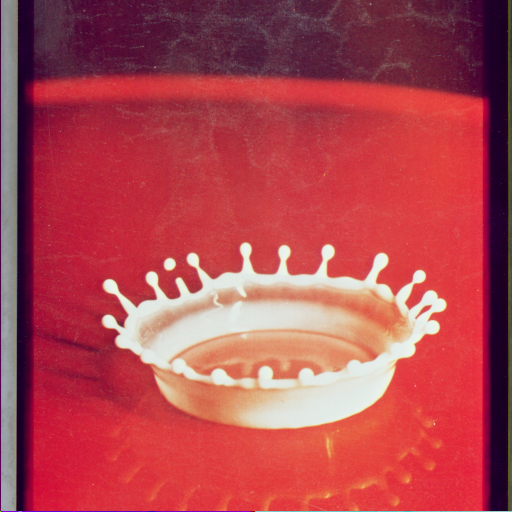
%> input picture 4.2.01.tiff, 512 x 512 px
$ octave Q8_2.m   (GNU Octave 9; MATLAB toolbox functions it lacks are replaced by stand-ins)
%> lines starting %> are read from the running program, lines starting %| are printed output that depends on the picture
clc; clear all; close all;
filename1 = '4.2.01.tiff';

%% image read and double precision
RGB = imread(filename1);
%> RGB is the input picture: size 512x512x3 uint8; mean R, G, B 176.3, 70.5, 79.9
% RGB = im2double(RGB);
[row coln]= size(RGB);
%> row = 512; coln = 1536

%% split RGB channels
YCbCr = rgb2ycbcr(RGB);
%> YCbCr: size 512x512x3 uint8; mean of channels 1, 2, 3 104.6, 116.5, 173.8
Y = YCbCr(:,:,1);
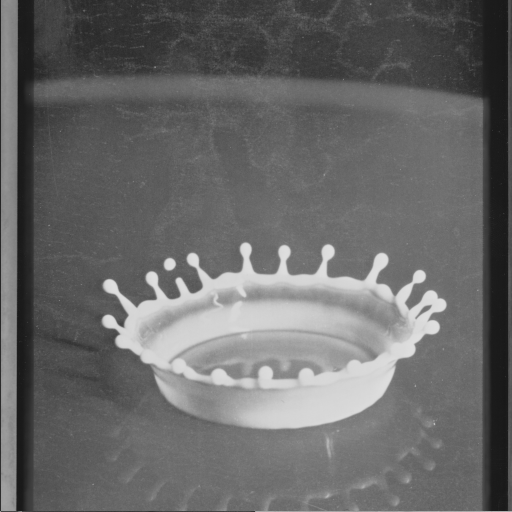
%> Y: size 512x512 uint8; min 24, max 224, mean 104.6
Cb = YCbCr(:,:,2);
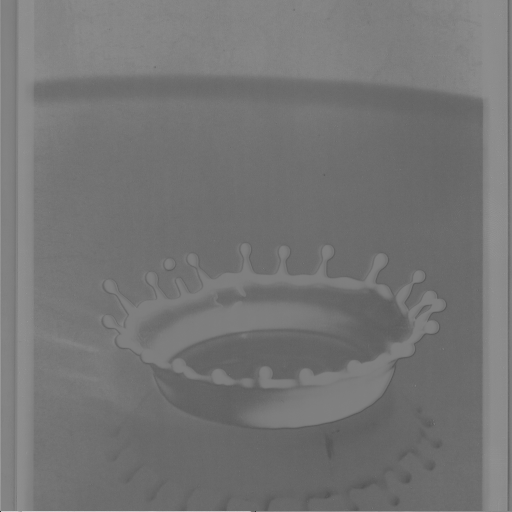
%> Cb: size 512x512 uint8; min 52, max 210, mean 116.5
Cr = YCbCr(:,:,3);
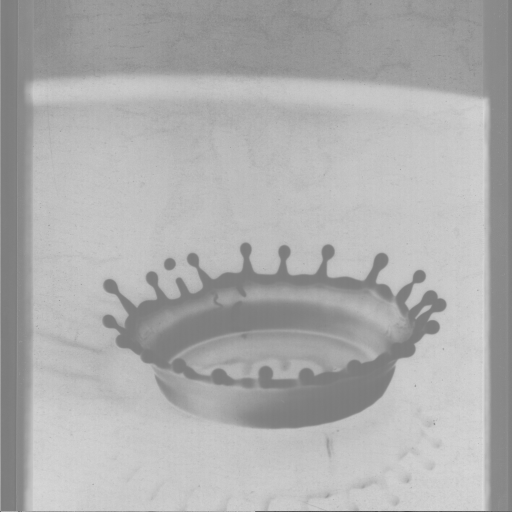
%> Cr: size 512x512 uint8; min 63, max 219, mean 173.8

%% down-sampling, converts 512 to 256 by smoothing filtering
% Eyes not sensitive to color can downsample by factor 2
h1 = [1 1; 1 1]/4;
Cb = imfilter (YCbCr(:,:,2), h1);
Cr = imfilter (YCbCr(:,:,3), h1);

% start pos 2, in jumps of 2, num rows and do same for col
Cb = Cb(2:2:size(Cb,1), 2:2:size(Cb,2));
%> Cb: size 256x256 uint8
Cr = Cr(2:2:size(Cr,1), 2:2:size(Cr,2));
%> Cr: size 256x256 uint8

%% partitioned into 8x8 transformation matrix
T = dctmtx(8);
dct = @(block_struct) T * block_struct.data * T';

% forward dct

q_max = 255;
%> (the run ends here)

$ run again, with 4.2.03.tiff copied over 4.2.01.tiff
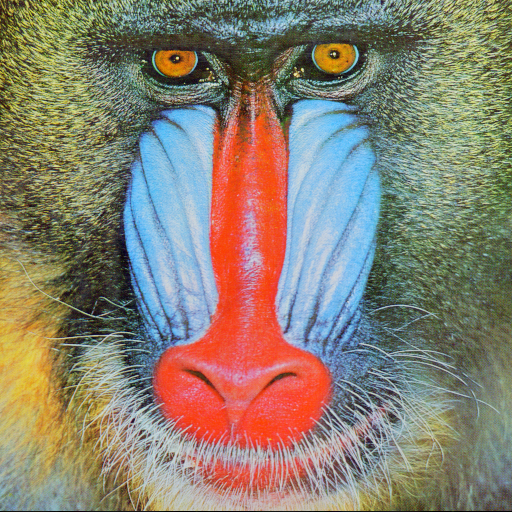
%> input picture 4.2.03.tiff, 512 x 512 px
%> RGB is the input picture: size 512x512x3 uint8; mean R, G, B 137.4, 128.9, 113.1
%> YCbCr: size 512x512x3 uint8; mean of channels 1, 2, 3 127.3, 119.8, 132.9
%> `Y = YCbCr(:,:,1);`:
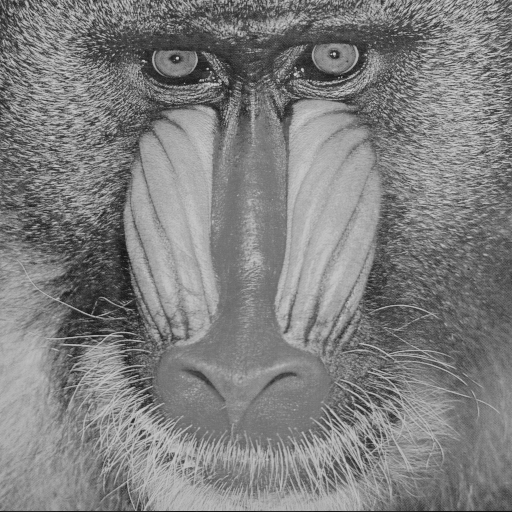
%> Y: size 512x512 uint8; min 16, max 214, mean 127.3
%> `Cr = YCbCr(:,:,3);`:
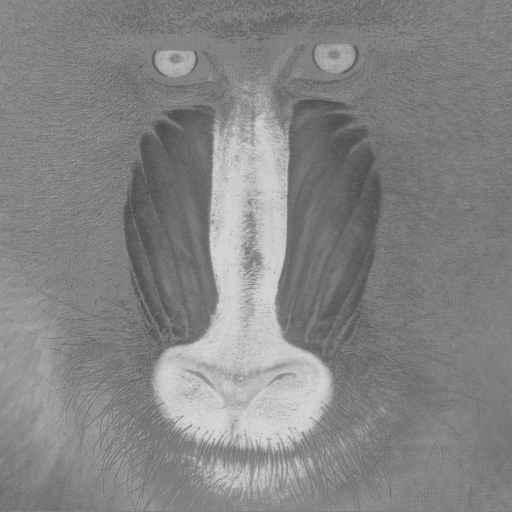
%> Cr: size 512x512 uint8; min 68, max 218, mean 132.9

$ run again, with 4.2.07.tiff copied over 4.2.01.tiff
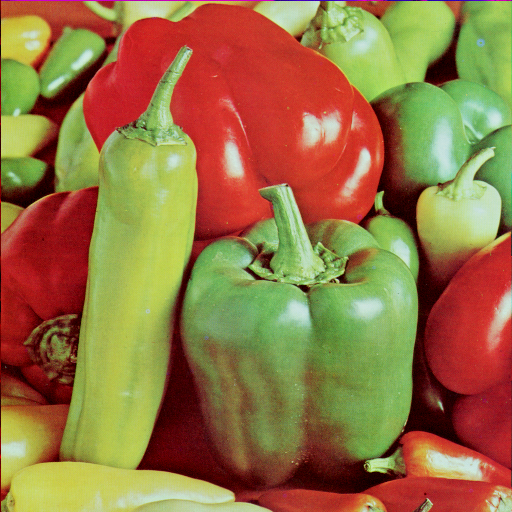
%> input picture 4.2.07.tiff, 512 x 512 px
%> RGB is the input picture: size 512x512x3 uint8; mean R, G, B 149.8, 115.6, 66.5
%> YCbCr: size 512x512x3 uint8; mean of channels 1, 2, 3 119.2, 101.4, 146.5
%> `Cb = YCbCr(:,:,2);`:
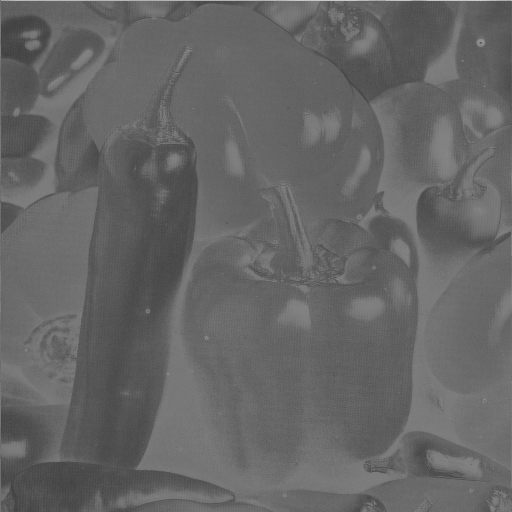
%> Cb: size 512x512 uint8; min 63, max 208, mean 101.4
%> `Cr = Cr(2:2:size(Cr,1), 2:2:size(Cr,2));`:
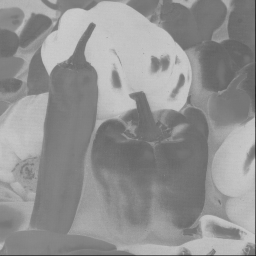
%> Cr: size 256x256 uint8; min 32, max 205, mean 146
